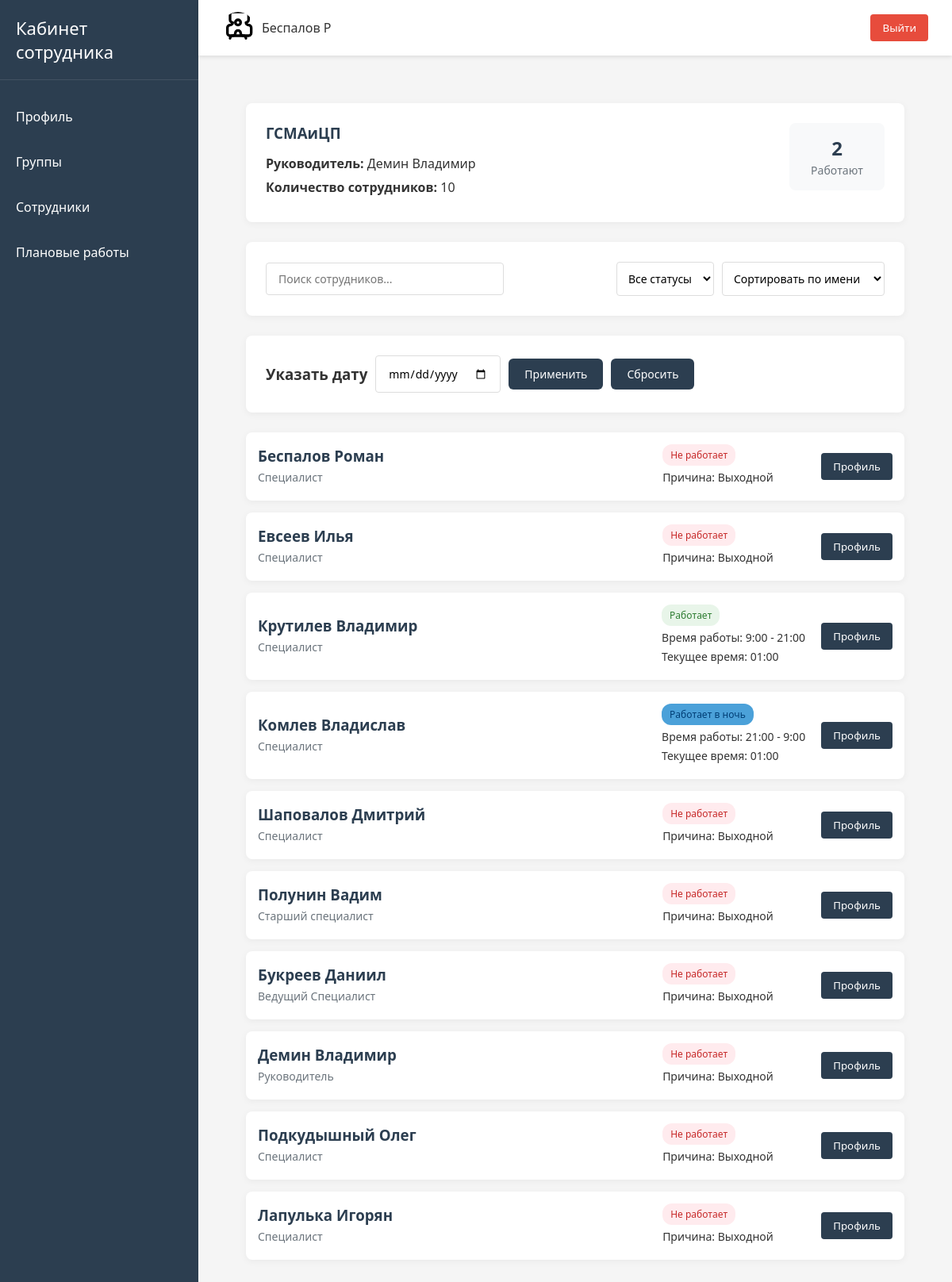
The app's page /groups/1 (signed in) with its own data.
### users/models.py (models this page shows, shortened)
class User(AbstractUser):
    email = models.EmailField("Email", unique=True)
    job_title = models.CharField("Должность", max_length=100)
    personnel_number = models.CharField(
        "Табельный номер",
        max_length=20,
        unique=True
    )
    group_job = models.ManyToManyField(
        "GroupJob",
        verbose_name="Группа сотрудника",
        related_name="users"
    )
    is_main = models.BooleanField("Босс этой качалки", default=False)
    USERNAME_FIELD = "username"
    REQUIRED_FIELDS = []
    objects = CustomUserManager()

class GroupJob(models.Model):
    title = models.CharField("Название", max_length=100, unique=True)
    class Meta:
        verbose_name = "Рабочая группа"
        verbose_name_plural = "Рабочие группы"

### lk/models.py (models this page shows, shortened)
class WorkShiftsAndHolidayModel(models.Model):
    date_start = models.DateField(
        "Дата начала",
        null=True,
        blank=True
    )
    date_end = models.DateField(
        "Дата окончания",
        null=True,
        blank=True
    )
    time_start = models.TimeField("Время начала", null=True, blank=True)
    time_end = models.TimeField("Время окончания", null=True, blank=True)
    class Meta:
        abstract = True

class WorkShifts(WorkShiftsAndHolidayModel):
    employee = models.ForeignKey(
        User,
        on_delete=models.SET_NULL,
        null=True,
        verbose_name="Сотрудник",
        related_name="workshifts"
    )
    type = models.CharField(
        "Тип графика",
        max_length=7,
        choices=CHOICES_TYPE_WORK_SHIFT,
        null=True,
        blank=True
    )
    night_shift = models.BooleanField(default=False)
    updated_at = models.DateTimeField("Дата обновления", auto_now_add=True)
    class Meta:
        verbose_name = "Смена"
        verbose_name_plural = "Смены"
        constraints = [
            models.UniqueConstraint(
                fields=["date_start", "date_end", "employee"],
                name='unique_shifts'
            )
        ]

### users/views.py (the view)
# urls.py: path("groups/<int:id>", views.groups_detail, name="groups_detail"),
@login_required
def groups_detail(request, id):
    group = GroupJob.objects.get(id=id)
    employees = group.users.all()
    try:
        date = request.GET.get("date", timezone.now())
        if isinstance(date, str):
            date = datetime.strptime(date, DATE_FORMAT)
    except ValueError:
        date = timezone.now()
    work_employees = []
    count_work = 0
    boss = ""
    for employee in employees:
        if employee.is_main:
            boss = employee
        holiday = employee.holidays.filter(
            date=date,
        ).exists()
        work = employee.workshifts.filter(date_start=date)
        if holiday:
            work_employees.append(
                {
                    "employee": employee,
                    "work": None,
                    "cause": "holiday"
                }
            )
        elif not work:
            work_employees.append(
                {
                    "employee": employee,
                    "work": None,
                    "cause": "day_off"
                }
            )
        else:
            work_employees.append(
                {
                    "employee": employee,
                    "work": work,
                }
            )
            count_work += 1
    context = {
        "group": group,
        "work_employees": work_employees,
        "count_work": count_work,
        "boss": boss
    }
    return render(request, "groups/groups_detail.html", context)

### templates/groups/groups_detail.html (shortened to what this page needs)
{% extends "base.html" %}
{% load static %}
{% block content %}
<section class="content">
    <div class="group-header section">
        <div class="group-info">
            <h1>{{ group.title }}</h1>
            <p><strong>Руководитель:</strong> {{ boss.last_name }} {{ boss.first_name }}</p>
            <p><strong>Количество сотрудников:</strong> {{ group.users.count }}</p>
        </div>
        <div class="group-stats">
            <div class="stat-card">
                <span class="stat-number">{{ count_work }}</span>
                <span class="stat-label">Работают</span>
            </div>
        </div>
    </div>
    <div class="filters section">
        <div class="search-box">
            <input type="text" placeholder="Поиск сотрудников..." id="employee-search">
        </div>
        <div class="filter-options">
            <select id="status-filter">
                <option value="all">Все статусы</option>
            </select>
            <select id="sort-by">
                <option value="name">Сортировать по имени</option>
            </select>
        </div>
    </div>
    <div class="filters section">
        <form method="get" class="compact-filter">
            <h3>Указать дату</h3>
            <input type="date" class="form-input" name="date" value="{{ request.GET.date }}">
            <button type="submit" class="compact-btn">Применить</button>
            <a href="{% url 'users:groups_detail' request.resolver_match.kwargs.id %}" class="compact-btn">Сбросить</a>
        </form>
    </div>
    <div class="employees-list">
        {% for employee in work_employees %}
        {% if employee.work %}
            <div class="employee-card working">
                <div class="employee-info">
                    <h3>{{ employee.employee.last_name }} {{ employee.employee.first_name }}</h3>
                    <p>{{ employee.employee.job_title}}</p>
                </div>
                <div class="employee-status">
                    {% for work in employee.work %}
                    {% if not work.night_shift %}
                        <span class="status-badge working">Работает</span>
                        <p>Время работы: {{ work.time_start }} - {{ work.time_end }}</p>
                        <p>Текущее время: 14:30</p>
                    {% else %}
                        <span class="status-badge working_night">Работает в ночь</span>
                        <p>Время работы: {{ work.time_start }} - {{ work.time_end }}</p>
                        <p>Текущее время: 14:30</p>
                    {% endif %}
                    {% endfor %}
                </div>
                <div class="employee-actions">
                    <a href="{% url 'users:profile' employee.employee.username %}">
                        <button class="profile-btn">Профиль</button>
                    </a>
                </div>
            </div>
        {% else %}
            <div class="employee-card dayoff">
                <div class="employee-info">
                    <h3>{{ employee.employee.last_name }} {{ employee.employee.first_name }}</h3>
                    <p>{{ employee.employee.job_title}}</p>
                </div>
                <div class="employee-status">
                    <span class="status-badge dayoff">Не работает</span>
                    <p>{% if employee.cause == "holiday" %}Причина: Отпуск{% else %}Причина: Выходной{% endif %}</p>
                </div>
                <div class="employee-actions">
                    <a href="{% url 'users:profile' employee.employee.username %}">
                        <button class="profile-btn">Профиль</button>
                    </a>
                </div>
            </div>
        {% endif %}
        {% endfor %}
        </div>
</section>
{% endblock %}

### templates/header.html (shortened to what this page needs)
<header class="header">
    <div class="user-info">
        <img alt="User">
        <span>{{ user.last_name }} {{ user.first_name|slice:":1" }}</span>
    </div>
    <form action="{% url 'users:logout' %}" method="post" class="logout-form">
        <button class="logout-btn">Выйти</button>
    </form>
</header>

### static/css/main.css (style rules this page uses)
* { margin: 0; padding: 0; box-sizing: border-box; font-family: 'Segoe UI', Tahoma, Geneva, Verdana, sans-serif; }
body { display: flex; min-height: 100vh; background-color: #f5f5f5; color: #333; }
.content { padding: 30px; flex-grow: 1; }
.section { background-color: white; border-radius: 8px; padding: 20px; margin-bottom: 20px; box-shadow: 0 2px 10px rgba(0, 0, 0, 0.05); }

### static/css/header.css (style rules this page uses)
.header { background-color: white; padding: 15px 30px; display: flex; justify-content: space-between; align-items: center; box-shadow: 0 2px 5px rgba(0, 0, 0, 0.1); }
.user-info { display: flex; align-items: center; }
.user-info img { width: 40px; height: 40px; border-radius: 50%; margin-right: 10px; object-fit: cover; }
.logout-btn { background-color: #e74c3c; color: white; border: none; padding: 8px 15px; border-radius: 4px; cursor: pointer; transition: background-color 0.3s; }

### static/css/sections.css (style rules this page uses)
.status-badge { display: inline-block; padding: 3px 8px; border-radius: 12px; font-size: 12px; font-weight: 500; }

### static/css/groups_detail.css (style rules this page uses)
.group-header { display: flex; justify-content: space-between; align-items: flex-start; flex-wrap: wrap; }
.group-info h1 { color: #2c3e50; margin-bottom: 15px; }
.group-info p { margin-bottom: 8px; }
.group-stats { display: flex; gap: 15px; }
.stat-card { background-color: #f8f9fa; border-radius: 8px; padding: 15px; text-align: center; min-width: 120px; }
.stat-number { display: block; font-size: 24px; font-weight: bold; color: #2c3e50; }
.stat-label { font-size: 14px; color: #6c757d; }
.filters { display: flex; justify-content: space-between; align-items: center; flex-wrap: wrap; gap: 15px; }
.search-box { flex-grow: 1; }
.search-box input { width: 100%; max-width: 300px; padding: 10px 15px; border: 1px solid #ddd; border-radius: 4px; font-size: 14px; }
.filter-options { display: flex; gap: 10px; }
.filter-options select { padding: 10px; border: 1px solid #ddd; border-radius: 4px; background-color: white; font-size: 14px; }
.employees-list { display: flex; flex-direction: column; gap: 15px; }
.employee-card { display: flex; align-items: center; background-color: white; border-radius: 8px; padding: 15px; box-shadow: 0 2px 10px rgba(0, 0, 0, 0.05); gap: 20px; flex-wrap: wrap; }
.employee-info { flex: 1; min-width: 200px; }
.employee-info h3 { margin-bottom: 5px; color: #2c3e50; }
.employee-info p { margin-bottom: 3px; font-size: 14px; color: #6c757d; }
.employee-status { min-width: 180px; }
.employee-status p { margin: 5px 0; font-size: 14px; }
.status-badge { display: inline-block; padding: 5px 10px; border-radius: 12px; font-size: 12px; font-weight: 500; }
.status-badge.working { background-color: #e8f5e9; color: #2e7d32; }
.status-badge.working_night { background-color: #4ba1d9; color: #003e75; }
.status-badge.dayoff { background-color: #ffebee; color: #c62828; }
.employee-actions { margin-left: auto; }
.profile-btn { background-color: #2c3e50; color: white; border: none; padding: 8px 15px; border-radius: 4px; cursor: pointer; transition: background-color 0.3s; }

### static/css/profile.css (style rules this page uses)
.section { background-color: white; border-radius: 8px; padding: 25px; margin-bottom: 25px; box-shadow: 0 2px 10px rgba(0, 0, 0, 0.05); }
.status-badge { display: inline-block; padding: 5px 10px; border-radius: 12px; font-size: 12px; font-weight: 500; }
.compact-filter { display: flex; align-items: center; gap: 10px; }
.compact-btn { padding: 10px 20px; background-color: #2c3e50; color: white; border: none; border-radius: 6px; font-size: 14px; font-weight: 500; cursor: pointer; transition: all 0.3s ease; font-family: inherit; text-decoration: none; white-space: nowrap; }

### static/css/downtime.css (style rules this page uses)
.form-input, .form-select, .form-textarea { padding: 12px 15px; border: 1px solid #ddd; border-radius: 4px; font-size: 14px; transition: border-color 0.3s; font-family: inherit; }

### records on screen
User: last_name "Беспалов", first_name "Р", employee.last_name "Беспалов", employee.first_name "Роман", employee.job_title "Специалист", shows "Причина: Выходной"
GroupJob: title "ГСМАиЦП", users.count "10"
User: last_name "Демин", first_name "Владимир", employee.last_name "Демин", employee.first_name "Владимир", employee.job_title "Руководитель", shows "Причина: Выходной"
User: employee.last_name "Евсеев", employee.first_name "Илья", employee.job_title "Специалист", shows "Причина: Выходной"
User: employee.last_name "Крутилев", employee.first_name "Владимир", employee.job_title "Специалист"
WorkShifts: time_start "9:00", time_end "21:00"
User: employee.last_name "Комлев", employee.first_name "Владислав", employee.job_title "Специалист"
WorkShifts: time_start "21:00", time_end "9:00"
User: employee.last_name "Шаповалов", employee.first_name "Дмитрий", employee.job_title "Специалист", shows "Причина: Выходной"
User: employee.last_name "Полунин", employee.first_name "Вадим", employee.job_title "Старший специалист", shows "Причина: Выходной"
User: employee.last_name "Букреев", employee.first_name "Даниил", employee.job_title "Ведущий Специалист", shows "Причина: Выходной"
User: employee.last_name "Подкудышный", employee.first_name "Олег", employee.job_title "Специалист", shows "Причина: Выходной"
User: employee.last_name "Лапулька", employee.first_name "Игорян", employee.job_title "Специалист", shows "Причина: Выходной"

### other values on screen
{{ count_work }} "2"
